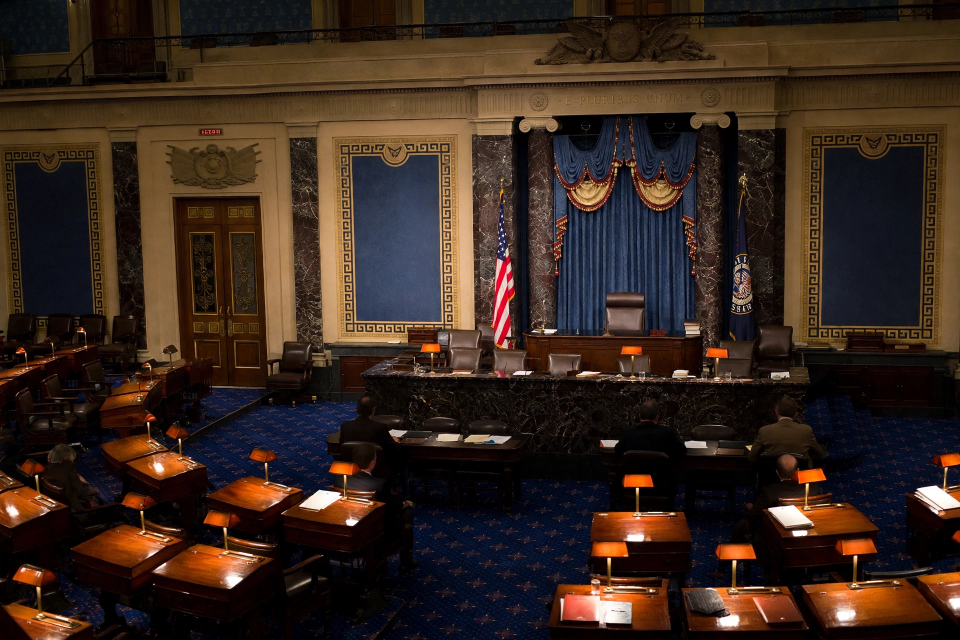
#> input picture assets/panel-senate.webp, 1920 x 1280 px (shown at 1/2 size)
$ python compose.py
#> lines starting #> are read from the running program, lines starting #| are printed output that depends on the picture
#!/usr/bin/env python3
"""The World Ledger — broadsheet compositor.

Builds the entry image (1024x1024) for make.fun news-image-20261120:
a one-page newspaper front page dated Friday, 20 November 2026, with
three generated photo panels and six verified stories of the day.

Run:  python3 compose.py            (writes assets/entry.png)
Requires Pillow locally; the graded entrypoint (main.py) only copies
the finished PNG, so it needs no third-party library.
"""

import os

from PIL import Image, ImageDraw, ImageFont

HERE = os.path.dirname(os.path.abspath(__file__))
ASSETS = os.path.join(HERE, "assets")

W, H = 1024, 1024
PAPER = (246, 241, 227)   # warm newsprint
INK = (28, 26, 23)
ACCENT = (143, 29, 29)    # deep broadsheet red
GRAY = (111, 106, 94)
RULE = (60, 55, 48)

FONT_DIR = "/usr/share/fonts/truetype"
FONTS = {
    "masthead": ("noto/NotoSerifDisplay-Black.ttf", 74),
    "headline": ("noto/NotoSerif-Bold.ttf", 40),
    "headline_sm": ("noto/NotoSerif-Bold.ttf", 27),
    "headline_xs": ("noto/NotoSerif-Bold.ttf", 23),
    "deck": ("noto/NotoSerif-Italic.ttf", 16),
    "body": ("noto/NotoSerif-Regular.ttf", 14),
    "body_sm": ("noto/NotoSerif-Regular.ttf", 13),
    "caption": ("noto/NotoSerif-Italic.ttf", 11),
    "kicker": ("noto/NotoSans-Bold.ttf", 13),
    "kicker_sm": ("noto/NotoSans-Bold.ttf", 12),
    "dateline": ("noto/NotoSerif-Bold.ttf", 17),
    "dateline_sm": ("noto/NotoSans-Bold.ttf", 11),
    "brief": ("noto/NotoSerif-Regular.ttf", 13),
    "brief_bold": ("noto/NotoSerif-Bold.ttf", 13),
    "footer": ("noto/NotoSerif-Regular.ttf", 10),
    "brief_title": ("noto/NotoSans-Bold.ttf", 14),
}


def font(name):
    path, size = FONTS[name]
    return ImageFont.truetype(os.path.join(FONT_DIR, path), size)


def wrap(draw, text, fnt, width):
    """Greedy word wrap measured with the real font; returns line list."""
    lines, cur = [], ""
    for word in text.split():
        trial = (cur + " " + word).strip()
        if draw.textlength(trial, font=fnt) <= width or not cur:
            cur = trial
        else:
            lines.append(cur)
            cur = word
    if cur:
        lines.append(cur)
    return lines


def text_block(draw, x, y, lines, fnt, fill=INK, leading=None):
    """Draw wrapped lines; returns the y just below the last line."""
    if leading is None:
        leading = int(fnt.size * 1.28)
    for line in lines:
        draw.text((x, y), line, font=fnt, fill=fill)
        y += leading
    return y


def kicker(draw, x, y, text, size="kicker"):
    fnt = font(size)
    draw.text((x, y), text, font=fnt, fill=ACCENT)
    return y + fnt.size + 8


def hline(draw, x0, x1, y, width=1, fill=RULE):
    draw.line([(x0, y), (x1, y)], fill=fill, width=width)


def vline(draw, x, y0, y1, width=1, fill=RULE):
    draw.line([(x, y0), (x, y1)], fill=fill, width=width)


def photo(draw, path, x, y, w, h):
    """Center-crop a panel to the target box and paste it with a border."""
    im = Image.open(path).convert("RGB")
    tw, th = im.size
    target = w / h
    if tw / th > target:  # too wide: crop sides
        nw = int(th * target)
        off = (tw - nw) // 2
        im = im.crop((off, 0, off + nw, th))
    else:  # too tall: crop top/bottom (keep the upper part)
        nh = int(tw / target)
        off = max(0, (th - nh) // 6)
        im = im.crop((0, off, tw, off + nh))
    im = im.resize((w, h), Image.LANCZOS)
    page.paste(im, (x, y))
    draw.rectangle([x, y, x + w - 1, y + h - 1], outline=INK, width=1)


page = Image.new("RGB", (W, H), PAPER)
draw = ImageDraw.Draw(page)

# ---- frame ---------------------------------------------------------------
draw.rectangle([10, 10, W - 11, H - 11], outline=INK, width=2)
draw.rectangle([16, 16, W - 17, H - 17], outline=RULE, width=1)

# ---- masthead ------------------------------------------------------------
f_top = font("dateline_sm")
top_line = "ONE DAY  ·  ONE PAGE  ·  THE WHOLE WORLD"
draw.text(((W - draw.textlength(top_line, font=f_top)) / 2, 30),
          top_line, font=f_top, fill=GRAY)

f_mast = font("masthead")
mast = "THE WORLD LEDGER"
draw.text(((W - draw.textlength(mast, font=f_mast)) / 2, 46),
          mast, font=f_mast, fill=INK)

f_date = font("dateline")
date = "FRIDAY,  20 NOVEMBER 2026"
draw.text((30, 128), date, font=f_date, fill=INK)
f_dright = font("dateline_sm")
right = "FIVE STORIES  ·  FOUR IN BRIEF"
draw.text((W - 30 - draw.textlength(right, font=f_dright), 133),
          right, font=f_dright, fill=GRAY)

hline(draw, 30, W - 30, 154, width=3, fill=INK)
hline(draw, 30, W - 30, 159, width=1)

# ---- row 1: lead (left) + Kyiv (right) ------------------------------------
LX, LW = 30, 634          # lead column
RX, RW = 684, 310         # Kyiv column
ROW1_Y = 174

y = kicker(draw, LX, ROW1_Y, "WASHINGTON — THE LEAD")
#> y = 195
y = text_block(draw, LX, y,
               wrap(draw, "Trump puts the Iran decision off until the new year",
                    font("headline"), LW),
               font("headline"), leading=48)
#> the loop in text_block, `for line in lines:` made 2 passes
#> y on passes 1 to 2: 243, 291
#> after the loop in text_block, `for line in lines:`: y = 291
#> y = 291
y = text_block(draw, LX, y + 6,
               wrap(draw, "The Senate blocks the war measure, 51–48, in a "
                           "late-night vote — and the White House waits.",
                    font("deck"), LW),
               font("deck"), leading=21)
#> y = 339
photo(draw, os.path.join(ASSETS, "panel-senate.webp"), LX, 348, LW, 192)
#> in photo, im is the input picture: PIL image 1920x1280 RGB; mean R, G, B 55.3, 39, 29.3
draw.text((LX, 546), "The U.S. Senate chamber in Washington.",
          font=font("caption"), fill=GRAY)

vline(draw, 674, ROW1_Y, 560)

y = kicker(draw, RX, ROW1_Y, "KYIV")
#> y = 195
y = text_block(draw, RX, y,
               wrap(draw, "Strikes on the capital's bridges kill eight",
                    font("headline_sm"), RW),
               font("headline_sm"), leading=33)
#> y = 294
y = text_block(draw, RX, y + 4,
               wrap(draw, "Russian attacks hit Kyiv at dawn; 28 people are "
                           "injured across nine regions.",
                    font("body"), RW),
               font("body"), leading=19)
#> y = 336
photo(draw, os.path.join(ASSETS, "panel-kyiv.webp"), RX, 366, RW, 168)
#> call 2 of photo, with path = 'assets/panel-kyiv.webp', x = 684, y = 366, w = 310, h = 168
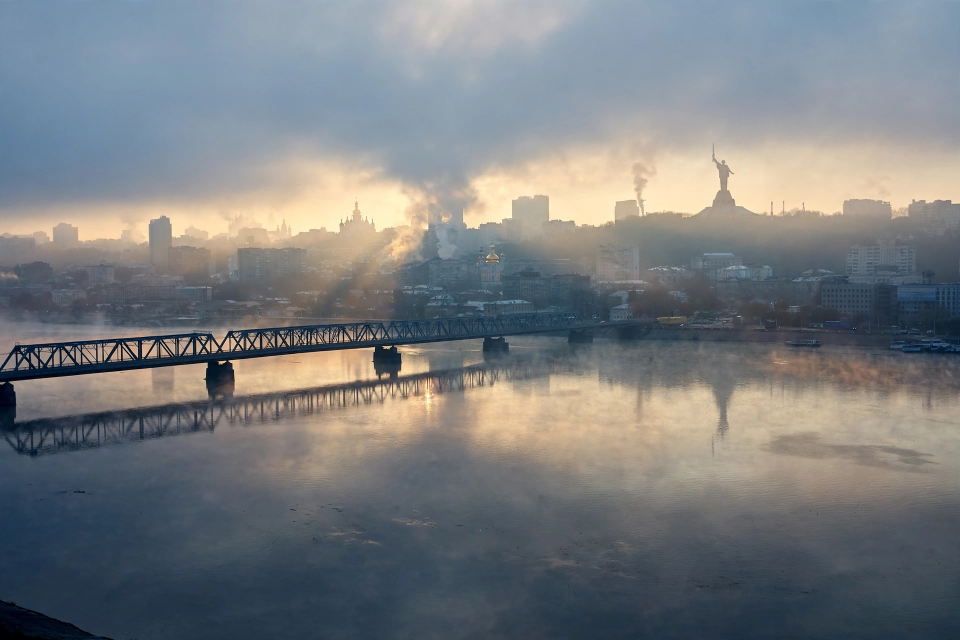
#> input picture assets/panel-kyiv.webp, 1920 x 1280 px (shown at 1/2 size)
#> in photo, im is the input picture: PIL image 1920x1280 RGB; mean R, G, B 121.5, 124.9, 127.4
#> in photo (call 2), `im = im.resize((w, h), Image.LANCZOS)`:
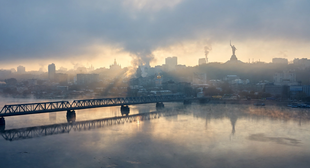
#> im: PIL image 310x168 RGB; mean R, G, B 134.3, 135.1, 134.9
#> in photo (call 2), `page.paste(im, (x, y))`:
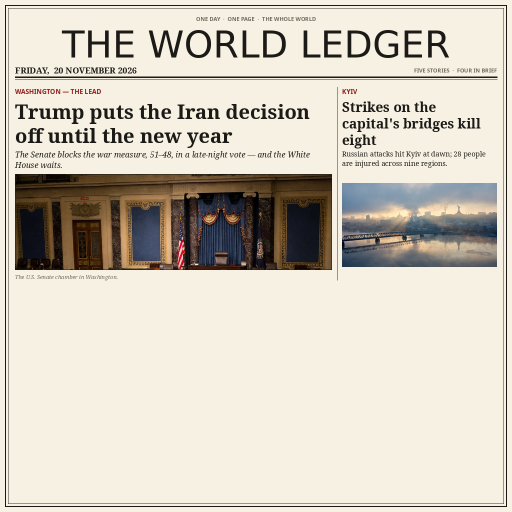
#> page: PIL image 1024x1024 RGB (shown at 1/2 size); mean R, G, B 209.8, 203.8, 191
draw.text((RX, 540), "Dawn over the Dnipro in Kyiv.",
          font=font("caption"), fill=GRAY)

# ---- divider --------------------------------------------------------------
hline(draw, 30, W - 30, 574, width=2, fill=INK)
hline(draw, 30, W - 30, 578, width=1)

# ---- row 2: Shenzhen + Pacific -------------------------------------------
ROW2_Y = 592
CX = 512  # centre rule

y = kicker(draw, 30, ROW2_Y, "SHENZHEN")
#> y = 613
y = text_block(draw, 30, y,
               wrap(draw, "\u201cA nuclear war cannot be won and must never "
                           "be fought\u201d",
                    font("headline_xs"), 470),
               font("headline_xs"), leading=28)
#> y = 669
text_block(draw, 30, y + 4,
           wrap(draw, "Trump, Putin and Xi issue the joint statement — but "
                       "there is no breakthrough on Ukraine.",
                font("body_sm"), 470),
           font("body_sm"), leading=18)

vline(draw, CX, ROW2_Y, 736)

y = kicker(draw, 524, ROW2_Y, "THE PACIFIC")
#> y = 613
y = text_block(draw, 524, y,
               wrap(draw, "U.S. leases 31.5M acres of seabed for $6M",
                    font("headline_xs"), 470),
               font("headline_xs"), leading=28)
#> y = 669
text_block(draw, 524, y + 4,
           wrap(draw, "Wetstone U.S. Ventures wins the first deep-sea "
                       "mining sale of its kind.",
                font("body_sm"), 470),
           font("body_sm"), leading=18)

# ---- divider --------------------------------------------------------------
hline(draw, 30, W - 30, 750, width=2, fill=INK)
hline(draw, 30, W - 30, 754, width=1)

# ---- row 3: Nairobi + In Brief -------------------------------------------
ROW3_Y = 768
photo(draw, os.path.join(ASSETS, "panel-nairobi.webp"), 30, ROW3_Y, 296, 164)
#> call 3 of photo, with path = 'assets/panel-nairobi.webp', x = 30, y = 768, w = 296, h = 164
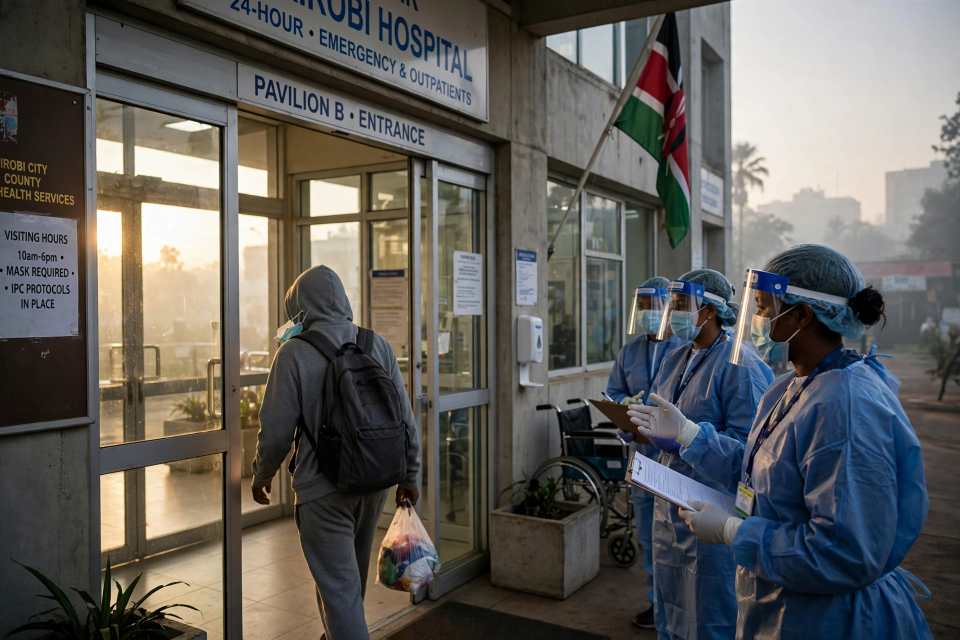
#> input picture assets/panel-nairobi.webp, 1920 x 1280 px (shown at 1/2 size)
#> in photo, im is the input picture: PIL image 1920x1280 RGB; mean R, G, B 96, 94.2, 90.7
#> in photo (call 3), `im = im.resize((w, h), Image.LANCZOS)`:
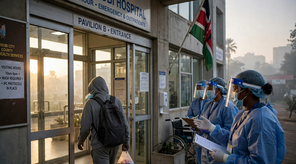
#> im: PIL image 296x164 RGB; mean R, G, B 102.5, 100.5, 96.7
#> in photo (call 3), `page.paste(im, (x, y))`:
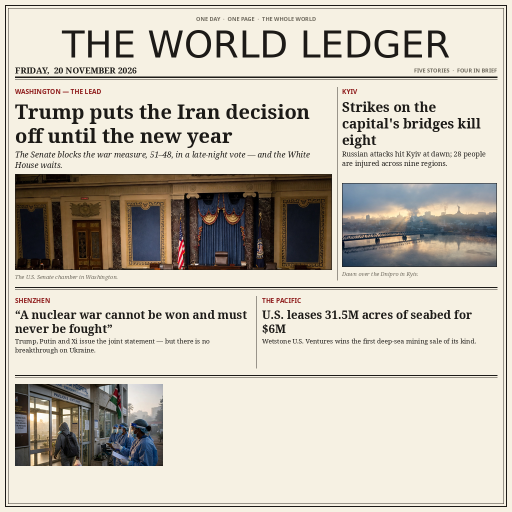
#> page: PIL image 1024x1024 RGB (shown at 1/2 size); mean R, G, B 199.9, 194, 181.8
draw.text((30, 936), "Outside a hospital in Nairobi.",
          font=font("caption"), fill=GRAY)

NX = 342
y = kicker(draw, NX, ROW3_Y, "NAIROBI")
#> y = 789
y = text_block(draw, NX, y,
               wrap(draw, "Kenya discharges its last Ebola patient",
                    font("headline_xs"), 278),
               font("headline_xs"), leading=28)
#> y = 845
text_block(draw, NX, y + 4,
           wrap(draw, "Thirty-seven days after the first case, the "
                       "outbreak's final patient walks out of hospital.",
                font("body_sm"), 278),
           font("body_sm"), leading=18)

# In Brief box
BX, BW = 644, 350
draw.rectangle([BX, ROW3_Y, BX + BW - 1, 950], outline=INK, width=2)
f_bt = font("brief_title")
title = "IN BRIEF"
draw.text((BX + (BW - draw.textlength(title, font=f_bt)) / 2, ROW3_Y + 10),
          title, font=f_bt, fill=INK)
hline(draw, BX + 14, BX + BW - 14, ROW3_Y + 36, width=1)

briefs = [
    ("WARSAW", "Russian missiles and a drone enter Polish airspace."),
    ("ROME", "Italy fines Meta \u20ac805M."),
    ("NEW YORK", "GTA VI tops $2.3B at launch."),
    ("TALLINN", "Estonia closes its Russian border."),
]
by = ROW3_Y + 48
for city, item in briefs:
    f_b, f_bb = font("brief"), font("brief_bold")
    lead = city + " — "
    lines = wrap(draw, lead + item, f_b, BW - 28)
    # bold the city lead on the first line
    draw.text((BX + 14, by), lead, font=f_bb, fill=INK)
    rest = lines[0][len(lead):]
    draw.text((BX + 14 + draw.textlength(lead, font=f_bb), by), rest,
              font=f_b, fill=INK)
    by += int(f_b.size * 1.28)
    for extra in lines[1:]:
        draw.text((BX + 14, by), extra, font=f_b, fill=INK)
        by += int(f_b.size * 1.28)
    by += 7
#> this loop made 4 passes
#> rest on passes 1, 4: 'Russian missiles and a drone enter', 'Estonia closes its Russian border.'
#> (lines, rest) on passes 2 to 3: (['ROME — Italy fines Meta €805M.'], 'Italy fines Meta €805M.'), (['NEW YORK — GTA VI tops $2.3B at launch.'], 'GTA VI tops $2.3B at launch.')
#> after the loop, by = 924

# ---- footer ---------------------------------------------------------------
hline(draw, 30, W - 30, 966, width=1)
f_foot = font("footer")
sources = ("Sources: Just Security Early Edition, 20 Nov 2026  ·  "
           "One Turn News day report, 20 Nov 2026  ·  Bangladesh Chronicle "
           "morning briefing, Fri 20 Nov 2026  ·  Morning Briefing #222")
while draw.textlength(sources, font=f_foot) > W - 60 and f_foot.size > 8:
    f_foot = ImageFont.truetype(
        os.path.join(FONT_DIR, "noto/NotoSerif-Regular.ttf"), f_foot.size - 1)
#> this loop made 0 passes
draw.text(((W - draw.textlength(sources, font=f_foot)) / 2, 974),
          sources, font=f_foot, fill=GRAY)

out = os.path.join(ASSETS, "entry.png")
page.save(out, "PNG", optimize=True)
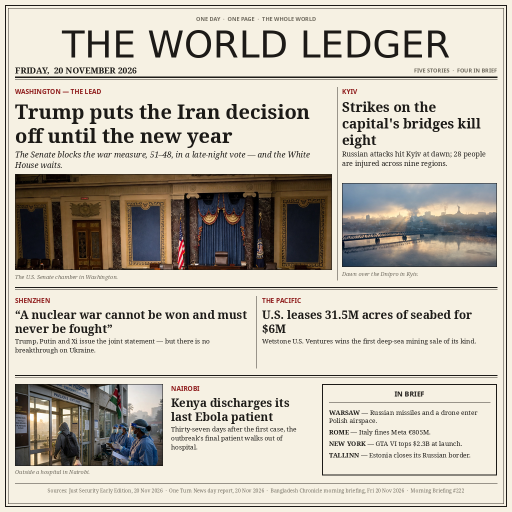
#> saved as entry.png: PIL image 1024x1024 RGB (shown at 1/2 size); mean R, G, B 197.3, 191.3, 179.3
size = os.path.getsize(out)
print(f"wrote {out}  {W}x{H}  {size} bytes")
if size > 1048576:
    # Photos make PNG too big: fall back to JPEG bytes in the same name,
    # which the competition rules explicitly allow.
    page.save(out, "JPEG", quality=88, optimize=True)
    size = os.path.getsize(out)
    print(f"PNG over 1 MiB; rewrote as JPEG bytes: {size} bytes")
assert size <= 1048576, "entry.png still over 1 MiB"
